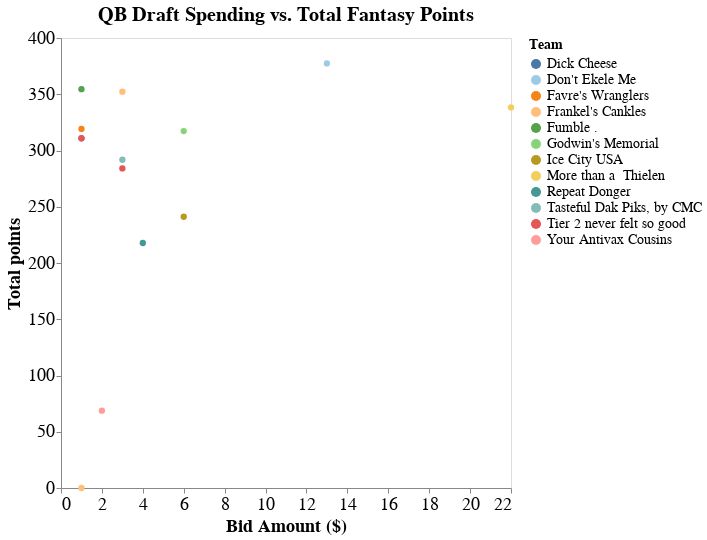

The cell this chart's notebook holds for it:
### Markdown cell above
The old fantasy draft advice of not spending big on QB held true this year as the return on investment on big pricetag QBs like Mahomes was marginal.

### Code cell
chart

### Figure 1 — Vega-Lite specification as saved in the notebook (floating-point values rounded to 4 significant figures)
{"config": {"view": {"continuousWidth": 400, "continuousHeight": 300}, "axis": {"labelFontSize": 18, "titleFontSize": 18}, "legend": {"labelFontSize": 14, "titleFontSize": 14}, "title": {"fontSize": 20}}, "data": {"name": "data-ff3f2a74bbe4223ae4dfef4e1e5d1a4d"}, "mark": {"type": "circle", "size": 40}, "encoding": {"color": {"condition": {"type": "nominal", "field": "Team", "scale": {"scheme": "tableau20"}, "selection": "selector002"}, "value": "lightgray"}, "opacity": {"condition": {"value": 1, "selection": "selector002"}, "value": 0.1}, "tooltip": [{"type": "nominal", "field": "Player-info"}, {"type": "nominal", "field": "Team"}, {"type": "quantitative", "field": "Bid Amount ($)"}, {"type": "quantitative", "field": "Total points"}, {"type": "nominal", "field": "Stint (wks)"}], "x": {"type": "quantitative", "axis": {"grid": false}, "field": "Bid Amount ($)"}, "y": {"type": "quantitative", "axis": {"grid": false}, "field": "Total points"}}, "height": 450, "selection": {"selector002": {"type": "multi", "fields": ["Team"], "bind": "legend"}}, "title": "QB Draft Spending vs. Total Fantasy Points", "width": 450, "$schema": "https://vega.github.io/schema/vega-lite/v4.8.1.json", "datasets": {"data-ff3f2a74bbe4223ae4dfef4e1e5d1a4d": [{"Player": "Patrick Mahomes", "Position": "QB", "Team": "More than a  Thielen", "ProTeam": "KC", "Action": "DRAFT", "Bid Amount ($)": 22, "Stint (wks)": [1, 2, 3, 4, 5, 6, 7, 8, 9, 10, 11, 13, 14, 15, 16, 17], "Total points": 338.3, "Player-info": "Patrick Mahomes, QB (KC)"}, {"Player": "Josh Allen", "Position": "QB", "Team": "Don't Ekele Me", "ProTeam": "BUF", "Action": "DRAFT", "Bid Amount ($)": 13, "Stint (wks)": [1, 2, 3, 4, 5, 6, 8, 9, 10, 11, 12, 13, 14, 15, 16, 17], "Total points": 377.4, "Player-info": "Josh Allen, QB (BUF)"}, {"Player": "Lamar Jackson", "Position": "QB", "Team": "Ice City USA", "ProTeam": "BAL", "Action": "DRAFT", "Bid Amount ($)": 6, "Stint (wks)": [1, 2, 3, 4, 5, 6, 7, 9, 10, 11, 12, 13, 14, 15, 16, 17], "Total points": 241.1, "Player-info": "Lamar Jackson, QB (BAL)"}, {"Player": "Aaron Rodgers", "Position": "QB", "Team": "Godwin's Memorial", "ProTeam": "GB", "Action": "DRAFT", "Bid Amount ($)": 6, "Stint (wks)": [1, 2, 3, 4, 5, 6, 7, 8, 9, 10, 11, 12, 14, 15, 16, 17], "Total points": 317.3, "Player-info": "Aaron Rodgers, QB (GB)"}, {"Player": "Russell Wilson", "Position": "QB", "Team": "Repeat Donger", "ProTeam": "SEA", "Action": "DRAFT", "Bid Amount ($)": 4, "Stint (wks)": [1, 2, 3, 4, 5, 6, 7, 8, 10, 11, 12, 13, 14, 15, 16, 17], "Total points": 217.8, "Player-info": "Russell Wilson, QB (SEA)"}, {"Player": "Justin Herbert", "Position": "QB", "Team": "Frankel's Cankles", "ProTeam": "LAC", "Action": "DRAFT", "Bid Amount ($)": 3, "Stint (wks)": [1, 2, 3, 4, 5, 6, 8, 9, 10, 11, 12, 13, 14, 15, 16, 17], "Total points": 352.3, "Player-info": "Justin Herbert, QB (LAC)"}, {"Player": "Dak Prescott", "Position": "QB", "Team": "Tasteful Dak Piks, by CMC", "ProTeam": "DAL", "Action": "DRAFT", "Bid Amount ($)": 3, "Stint (wks)": [1, 2, 3, 4, 5, 6, 8, 9, 10, 11, 12, 13, 14, 15, 16, 17], "Total points": 291.8, "Player-info": "Dak Prescott, QB (DAL)"}, {"Player": "Kyler Murray", "Position": "QB", "Team": "Tier 2 never felt so good", "ProTeam": "ARI", "Action": "DRAFT", "Bid Amount ($)": 3, "Stint (wks)": [1, 2, 3, 4, 5, 6, 7, 8, 9, 10, 11, 13, 14, 15, 16, 17], "Total points": 284.1, "Player-info": "Kyler Murray, QB (ARI)"}, {"Player": "Ryan Tannehill", "Position": "QB", "Team": "Your Antivax Cousins", "ProTeam": "TEN", "Action": "DRAFT", "Bid Amount ($)": 2, "Stint (wks)": [1, 2, 3, 4], "Total points": 68.7, "Player-info": "Ryan Tannehill, QB (TEN)"}, {"Player": "Tom Brady", "Position": "QB", "Team": "Fumble .", "ProTeam": "TB", "Action": "DRAFT", "Bid Amount ($)": 1, "Stint (wks)": [1, 2, 3, 4, 5, 6, 7, 8, 10, 11, 12, 13, 14, 15, 16, 17], "Total points": 354.5, "Player-info": "Tom Brady, QB (TB)"}, {"Player": "Deshaun Watson", "Position": "QB", "Team": "Frankel's Cankles", "ProTeam": "HOU", "Action": "DRAFT", "Bid Amount ($)": 1, "Stint (wks)": [], "Total points": 0.0, "Player-info": "Deshaun Watson, QB (HOU)"}, {"Player": "Jalen Hurts", "Position": "QB", "Team": "Dick Cheese", "ProTeam": "PHI", "Action": "DRAFT", "Bid Amount ($)": 1, "Stint (wks)": [1, 2, 3, 4, 5, 6, 7, 8, 9, 10, 11, 12, 13, 15, 16, 17], "Total points": 310.8, "Player-info": "Jalen Hurts, QB (PHI)"}, {"Player": "Matthew Stafford", "Position": "QB", "Team": "Tier 2 never felt so good", "ProTeam": "LAR", "Action": "DRAFT", "Bid Amount ($)": 1, "Stint (wks)": [1, 2, 3, 4, 5, 6, 7, 8, 9, 10, 12, 13, 14, 15, 16, 17], "Total points": 310.9, "Player-info": "Matthew Stafford, QB (LAR)"}, {"Player": "Joe Burrow", "Position": "QB", "Team": "Favre's Wranglers", "ProTeam": "CIN", "Action": "DRAFT", "Bid Amount ($)": 1, "Stint (wks)": [1, 2, 3, 4, 5, 6, 7, 8, 9, 11, 12, 13, 14, 15, 16, 17], "Total points": 319.2, "Player-info": "Joe Burrow, QB (CIN)"}]}}
